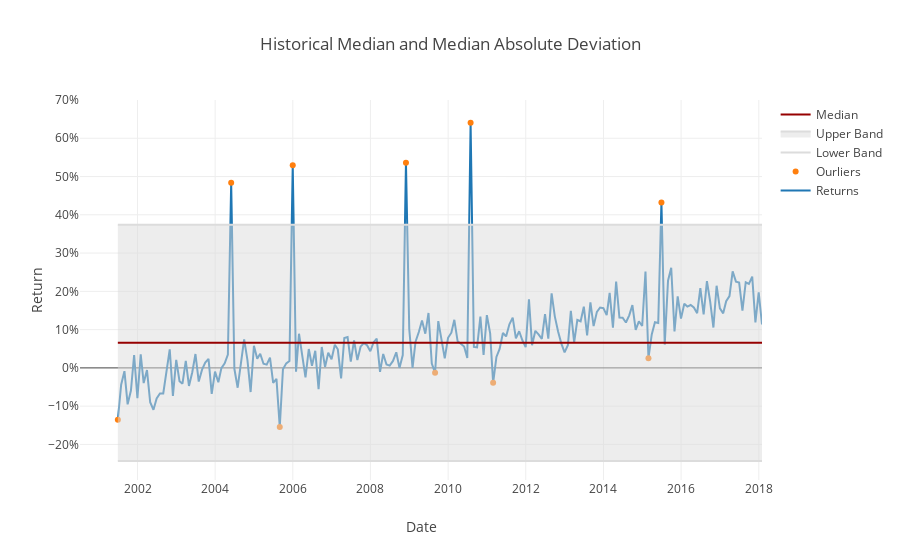

Here is the notebook cell this chart was saved with:
### Code cell
fig = go.Figure(data=data, layout=layout)
py.iplot(fig)

### Figure 1 — Plotly figure (JSON) as saved in the notebook; plotly's stock layout.template omitted (floating-point values rounded to 4 significant figures; data arrays with more than 128 entries replaced by an {"elided": "..."} marker saying what was removed)
{"data": [{"name": "Returns", "type": "scatter", "uid": "b0791991-bdca-11e8-b281-d89d67f4bdf4", "x": {"elided": "200 str values"}, "y": {"elided": "200 float values"}}, {"mode": "markers", "name": "Ourliers", "type": "scatter", "uid": "b0791992-bdca-11e8-a65f-d89d67f4bdf4", "x": ["2001-06-30", "2004-05-31", "2005-08-31", "2005-12-31", "2008-11-30", "2009-08-31", "2010-07-31", "2011-02-28", "2015-02-28", "2015-06-30"], "y": [-0.1355, 0.4835, -0.1543, 0.5293, 0.5357, -0.01284, 0.6405, -0.0391, 0.02534, 0.4319]}, {"line": {"color": "rgb(220,220,220)"}, "name": "Lower Band", "type": "scatter", "uid": "b0791993-bdca-11e8-af66-d89d67f4bdf4", "x": {"elided": "200 str values"}, "y": {"elided": "200 float values"}}, {"fill": "tonexty", "line": {"color": "rgb(220,220,220)"}, "name": "Upper Band", "type": "scatter", "uid": "b0791994-bdca-11e8-b4b7-d89d67f4bdf4", "x": {"elided": "200 str values"}, "y": {"elided": "200 float values"}}, {"line": {"color": "rgb(150, 0, 0)"}, "name": "Median", "type": "scatter", "uid": "b0791995-bdca-11e8-9d2b-d89d67f4bdf4", "x": {"elided": "200 str values"}, "y": {"elided": "200 float values"}}], "layout": {"title": "Historical Median and Median Absolute Deviation", "xaxis": {"title": "Date"}, "yaxis": {"tickformat": ".0%", "title": "Return"}}}
